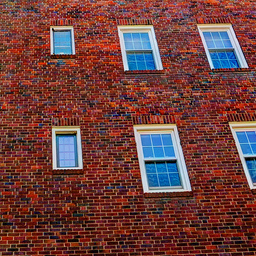
#> input picture Image/Test_images/test_image19.png, 256 x 256 px, found by its file name
$ python image_conversion.py
#> lines starting #> are read from the running program, lines starting #| are printed output that depends on the picture
import cv2
import numpy as np

# ------------------------------------
# CONFIGURATION
# ------------------------------------
INPUT_PATH  = r"D:\Vedant\NIT\Electronics\Summer_Intern_CSoC\Image\Test_images\test_image19.png"
OUTPUT_PNG  = r"D:\Vedant\NIT\Electronics\Summer_Intern_CSoC\Image\Test_images\test_image19_256.png"
OUTPUT_HEX  = r"D:\Vedant\NIT\Electronics\Summer_Intern_CSoC\Image\Test_images\test_image19_256.hex"

# ------------------------------------
# STEP 1: LOAD IMAGE
# ------------------------------------
image_color = cv2.imread(INPUT_PATH)
#> image_color is the input picture: shape (256, 256, 3); mean B, G, R 62.8, 65.7, 111.7

if image_color is None:
    print("Image not found! Check path.")
    exit()

print(f"Original size  : {image_color.shape}")
#| Original size  : (256, 256, 3)

# ------------------------------------
# STEP 2: CONVERT TO GRAYSCALE
# ------------------------------------
image_gray = cv2.cvtColor(image_color, cv2.COLOR_BGR2GRAY)
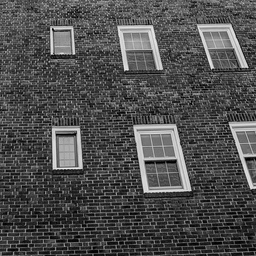
#> image_gray: shape (256, 256); min 0, max 240, mean 79.1
print(f"Grayscale size : {image_gray.shape}")
#| Grayscale size : (256, 256)

# ------------------------------------
# STEP 3: RESIZE TO 256×256
# ------------------------------------
image_256 = cv2.resize(image_gray, (256, 256),
                        interpolation=cv2.INTER_AREA)

print(f"Resized size   : {image_256.shape}")
#| Resized size   : (256, 256)
print(f"Total pixels   : {image_256.size}")   # must be 65536
#| Total pixels   : 65536
print(f"Pixel range    : {image_256.min()} to {image_256.max()}")
#| Pixel range    : 0 to 240

# ------------------------------------
# STEP 4: SAVE GRAYSCALE PNG
# ------------------------------------
cv2.imwrite(OUTPUT_PNG, image_256)
print(f"PNG saved      : {OUTPUT_PNG}")

# ------------------------------------
# STEP 5: GENERATE HEX FILE
# ------------------------------------
with open(OUTPUT_HEX, 'w') as f:
    for pixel in image_256.flatten():
        f.write(f"{pixel:02X}\n")
#> this loop made 65536 passes
#> pixel on passes 1 to 3: 94, 97, 90

print(f"HEX saved      : {OUTPUT_HEX}")
print(f"HEX lines      : {image_256.size}")   # must be 65536
#| HEX lines      : 65536

# ------------------------------------
# STEP 6: PREVIEW
# ------------------------------------
preview = cv2.resize(image_256, (512, 512),
                     interpolation=cv2.INTER_NEAREST)
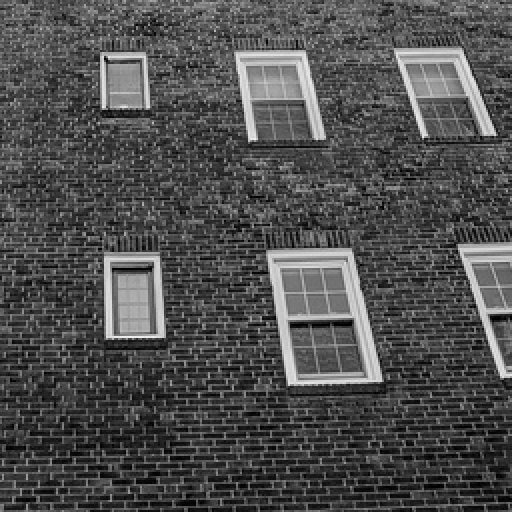
#> preview: shape (512, 512); min 0, max 240, mean 79.1
cv2.imshow("Grayscale 256x256 Preview", preview)
cv2.waitKey(0)
cv2.destroyAllWindows()

print("Done!")

$ run again, with Image/Test_images/test_image10.png copied over Image/Test_images/test_image19.png
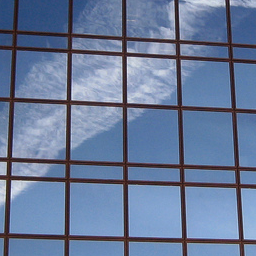
#> input picture Image/Test_images/test_image10.png, 256 x 256 px, found by its file name
#> image_color is the input picture: shape (256, 256, 3); mean B, G, R 153.5, 121.6, 104
#| Original size  : (256, 256, 3)
#> `image_gray = cv2.cvtColor(image_color, cv2.COLOR_BGR2GRAY)`:
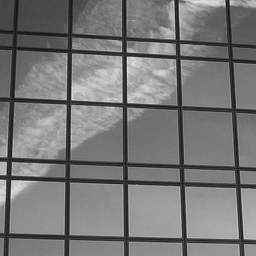
#> image_gray: shape (256, 256); min 18, max 233, mean 119.9
#| Grayscale size : (256, 256)
#| Resized size   : (256, 256)
#| Total pixels   : 65536
#| Pixel range    : 18 to 233
#> the loop `for pixel in image_256.flatten():` made 65536 passes
#> pixel on passes 1 to 3: 71, 73, 68
#| HEX lines      : 65536
#> `preview = cv2.resize(image_256, (512, 512), interpolation=cv2.INTER_NE..`:
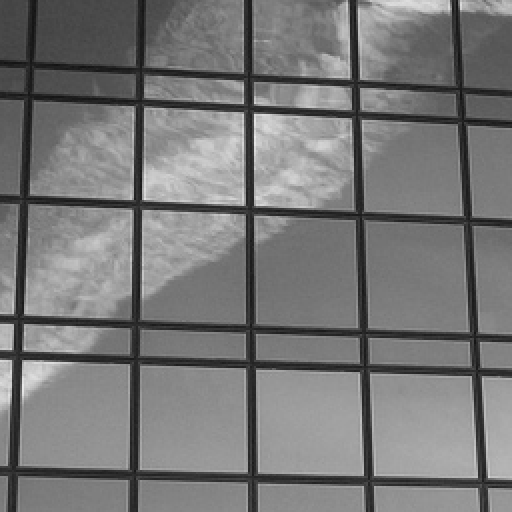
#> preview: shape (512, 512); min 18, max 233, mean 119.9

$ run again, with Image/Test_images/test_image11.png copied over Image/Test_images/test_image19.png
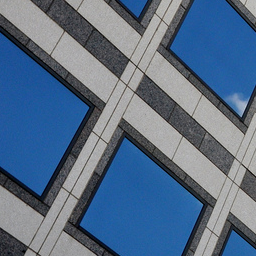
#> input picture Image/Test_images/test_image11.png, 256 x 256 px, found by its file name
#> image_color is the input picture: shape (256, 256, 3); mean B, G, R 135.2, 109.5, 87.5
#| Original size  : (256, 256, 3)
#> `image_gray = cv2.cvtColor(image_color, cv2.COLOR_BGR2GRAY)`:
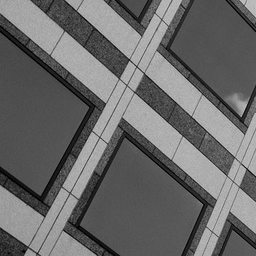
#> image_gray: shape (256, 256); min 0, max 202, mean 105.8
#| Grayscale size : (256, 256)
#| Resized size   : (256, 256)
#| Total pixels   : 65536
#| Pixel range    : 0 to 202
#> the loop `for pixel in image_256.flatten():` made 65536 passes
#> pixel on passes 1 to 3: 156, 166, 161
#| HEX lines      : 65536
#> `preview = cv2.resize(image_256, (512, 512), interpolation=cv2.INTER_NE..`:
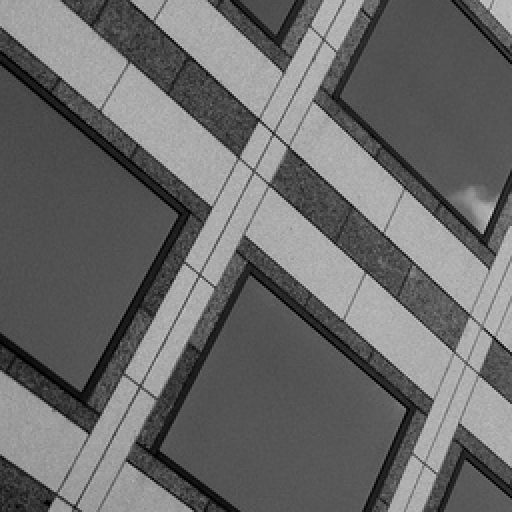
#> preview: shape (512, 512); min 0, max 202, mean 105.8
